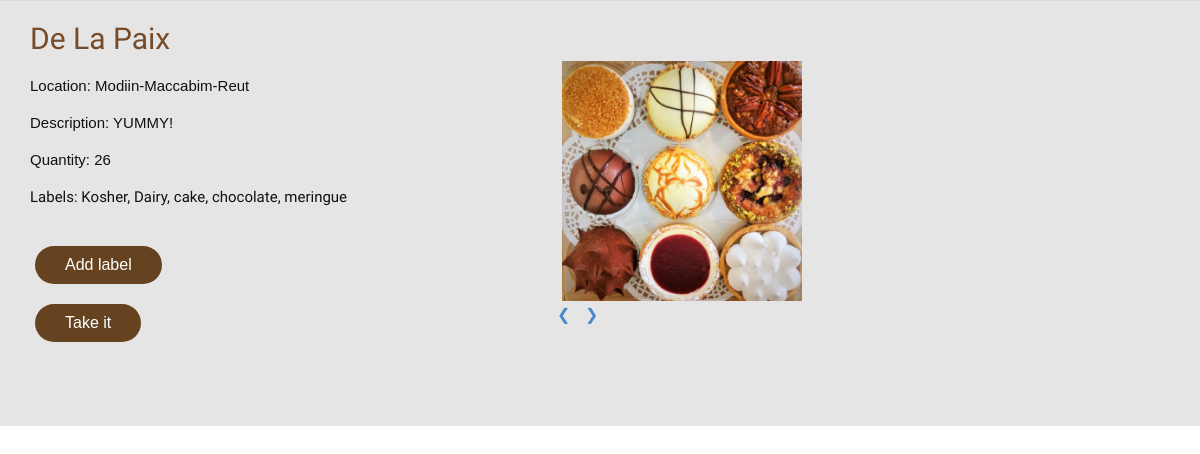
Screenshot of /Donations/2 with the database file from the repository.
### DB/users.py (models this page shows)
class User(db.Model):
    email = db.Column(db.String, primary_key=True, nullable=False, unique=True)
    name = db.Column(db.String, nullable=False)
    location = db.Column(db.String, nullable=False)  # a string of address
    status_text = db.Column(db.String, nullable=False)
    coordinates = db.Column(db.String, nullable=True)  # a list of coordinates like "[34.766968, 32.085620]"
    password = db.Column(db.String, nullable=False)
    rating = db.Column(db.Integer, nullable=True)
    rating_counter = db.Column(db.Integer, nullable=False, default=0)
    tagging_score = db.Column(db.Integer, nullable=False, default=0)
    donation_counter = db.Column(db.Integer, nullable=False, default=0)
    delivery_counter = db.Column(db.Integer, nullable=False, default=0)
    picture = db.Column(db.String, nullable=True)
    donations = db.relationship('Donation', backref='owner_user', lazy=True)
    contribution_rank = db.Column(db.Integer, nullable=False)
    suspicious_days = db.Column(db.Integer, nullable=False, default=0)
    suspicious_requests_today = db.Column(db.Integer, nullable=False, default=0)

### DB/donations.py (models this page shows)
class Donation(db.Model):
    id = db.Column(db.Integer, primary_key=True)
    user = db.Column(db.String, db.ForeignKey('user.email'), nullable=False)
    recipients_amount = db.Column(db.Integer, nullable=False)
    taken_quantity = db.Column(db.Integer, nullable=False, default=0)
    is_predictable = db.Column(db.Boolean, nullable=False)  # no recipients_amount specified => True
    description = db.Column(db.String, nullable=True)
    picture = db.Column(db.String, nullable=True)
    start_time = db.Column(db.DateTime,
                           nullable=False)  # a Python datetime object, returned by time.strptime for example
    end_time = db.Column(db.DateTime, nullable=False)  # a Python datetime object, returned by time.strptime for example
    is_open = db.Column(db.Boolean, nullable=False)
    is_in_process = db.Column(db.Boolean, nullable=False)
    is_kosher = db.Column(db.Boolean, nullable=False)
    is_vegan = db.Column(db.Boolean, nullable=False)
    is_meat = db.Column(db.Boolean, nullable=False)
    is_dairy = db.Column(db.Boolean, nullable=False)
    is_gluten_free = db.Column(db.Boolean, nullable=False)
    suggested_tags = db.Column(MutableDict.as_mutable(db.JSON), nullable=True, default=dict)
    quantity_predictions = db.Column(MutableDict.as_mutable(db.JSON), nullable=True, default=dict)
    tags = db.relationship('Tag', secondary=tags, lazy='subquery', backref=db.backref('donations', lazy=False))
    open_requests_counter = db.Column(db.Integer, nullable=False, default=0)

### server/Donation_Preview.py (the view)
@Donation_preview_page.route('/Donations/<donation_id>', methods=['GET'])
def index(donation_id):
    login = "false"
    if 'email' in session:
        login = "ture"
        session['user_suggested_tag'] = None
    donation_obj = donations.get_donation(donation_id)
    id = donation_obj.id
    donor = donations.get_donor(donation_id)
    title = donor.name.title()
    location = donor.location.title()
    description = donation_obj.description
    quantity = donation_obj.recipients_amount - donation_obj.taken_quantity
    labels = donations.get_donation_labels(donation_id)
    tags = ", ".join([tag.name for tag in donation_obj.tags])
    if len(tags) > 1:
        labels = "%s, %s" % (labels, tags)
    images = donations.get_donation_image(donation_id)
    images_list = images.split(",")
    if images_list[len(images_list) - 1] == "":
        images_list.pop()
    addQuantity = 0
    if donation_obj.is_predictable == True and 'email' in session and session['email'] not in \
            donation_obj.quantity_predictions['Users']:
        addQuantity = 1
        if len(donation_obj.quantity_predictions['Predictions']) == 0:
            quantity = "Please suggest Quantity"
    return render_template("Donation-Preview.html", donation_id=id, title=title, description=description,
                           quantity=quantity, labels=labels, location=location, images=images_list, similar_tags=[],
                           login=login, addQuantity=addQuantity)

### DB/donations.py (called while the page is built)
def get_donation(donation_id):
    donation = Donation.query.filter_by(id=donation_id).first()
    return donation

def get_donor(donation_id):
    donation = Donation.query.filter_by(id=donation_id).first()
    donor = User.query.filter_by(email=donation.user).first()
    return donor

def get_donation_labels(id):
    labels = []
    donation = Donation.query.filter_by(id=id).first()
    if donation.is_kosher:
        labels.append("Kosher")
    if donation.is_vegan:
        labels.append("Vegan")
    if donation.is_meat:
        labels.append("Meat")
    if donation.is_dairy:
        labels.append("Dairy")
    if donation.is_gluten_free:
        labels.append("Gluten Free")
    return ", ".join(labels)

def get_donation_image(id):
    donation = Donation.query.filter_by(id=id).first()
    return donation.picture

### templates/Donation-Preview.html (shortened to what this page needs)
<!DOCTYPE html>
<html style="font-size: 16px;">
  <head>
    <link rel="stylesheet" href="../static/css/nicepage.css" media="screen">
<link rel="stylesheet" href="../static/css/Donation-Preview.css" media="screen">
  </head>
    <section class="u-clearfix u-grey-10 " id="sec-107b">
      <div class="u-clearfix u-sheet u-valign-middle-md u-valign-middle-sm u-valign-middle-xs u-sheet-1">
        <div class="u-container-style u-expanded-width u-image u-product u-image-1" data-image-width="480" data-image-height="270">
          <div class="container ">
            <h3 class="u-text u-text-custom-color-10 u-text-1">{{title}}</h3>
            <p class="u-large-text u-text u-text-variant u-text-2" style="font-size: 15px">Location: {{location}}</p>
            <p class="u-large-text u-text u-text-variant u-text-2" style="font-size: 15px">Description: {{description}}</p>
            <p class="u-text u-text-3" style="font-size: 15px">Quantity: {{quantity}}</p>
            <h6 class="u-text u-text-4" style="font-size: 15px">Labels: {{labels}}</h6>
            <div class="floating">
                <a id="myBtn1" class="u-btn u-btn-round u-button-style u-custom-color-8 u-hover-custom-color-9 u-product-control u-radius-50 u-btn-2">Add label</a>
              <a id="Takeit" class="u-btn u-btn-round u-button-style u-custom-color-8 u-hover-custom-color-9 u-product-control u-radius-50 u-btn-3">Take it</a>
            </div>
        </div>
         <div class="column">
                {% for image in images %}
                <div class="mySlides" style="margin-left: 100px">
                <center>
                    <img src="{{image}}" style="width:240px;height: 240px;">
                </center>
                </div>
                {% endfor %}
                  <a class="prev"  style="margin-left: 200px" onclick="plusSlides(-1)">&#10094;</a>
                  <a class="next" style="margin-left: 10px" onclick="plusSlides(1)">&#10095;</a>
            </div>
                </div>
                    </div>
    </section>
  </body>
</html>

### static/css/Donation-Preview.css (style rules this page uses)
.column { float: left; width: 50%; height: 425px; padding: 10px; }
.floating { float: left; margin-left: 5px; text-align: center; }
.container { float: left; }

### rows the page displays
User: name "De La Paix", location "Modiin-Maccabim-Reut"
Donation: description "YUMMY!"

### other values shown
{{ quantity }} "26"
{{ labels }} "Kosher, Dairy, cake, chocolate, meringue"
